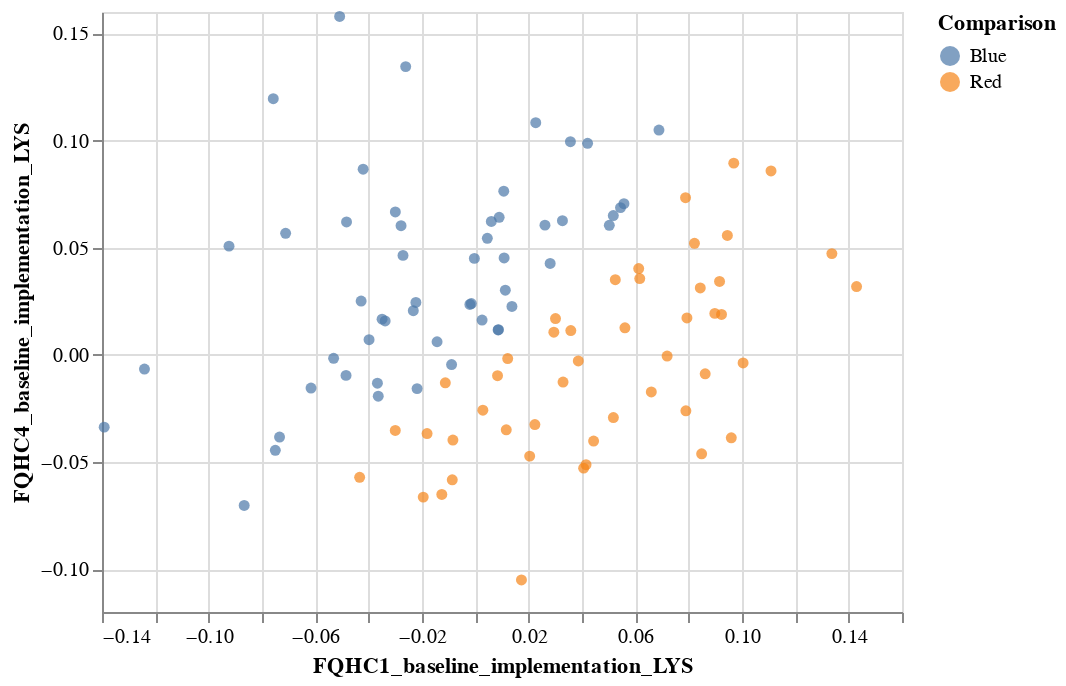

The cell this chart's notebook holds for it:
### Code cell
import altair as alt
import pandas as pd

# Load the CSV file (replace 'your_file.csv' with your actual file name)
data = pd.read_csv("/Users/praveenzirali/active_projects/Book4.csv")

# Create a new column 'Comparison' based on the given conditions
data['Comparison'] = ['Red' if value > 0 else 'Blue' for value in data['FQHC1_baseline_implementation_LYS'] - data['FQHC4_baseline_implementation_LYS']]

# Create the scatter plot
scatter_plot = alt.Chart(data).mark_circle().encode(
    x='FQHC1_baseline_implementation_LYS:Q',
    y='FQHC4_baseline_implementation_LYS:Q',
    color='Comparison:N'
).properties(
    width=400,
    height=300
)

# Display the scatter plot
scatter_plot.show()

### Figure 1 — Vega-Lite specification as saved in the notebook (floating-point values rounded to 4 significant figures)
{"config": {"view": {"continuousWidth": 300, "continuousHeight": 300}}, "data": {"name": "data-ccd055523e0bafc078baea27faf4be93"}, "mark": {"type": "circle"}, "encoding": {"color": {"field": "Comparison", "type": "nominal"}, "x": {"field": "FQHC1_baseline_implementation_LYS", "type": "quantitative"}, "y": {"field": "FQHC4_baseline_implementation_LYS", "type": "quantitative"}}, "height": 300, "width": 400, "$schema": "https://vega.github.io/schema/vega-lite/v5.17.0.json", "datasets": {"data-ccd055523e0bafc078baea27faf4be93": [{"FQHC1_baseline_implementation_LYS": 0.03861, "FQHC1_baseline_implementation_Incremental_cost": -254.5, "FQHC4_baseline_implementation_LYS": -0.002837, "FQHC4_baseline_implementation_Incremental_cost": -43.92, "Comparison": "Red"}, {"FQHC1_baseline_implementation_LYS": -0.02326, "FQHC1_baseline_implementation_Incremental_cost": -228.4, "FQHC4_baseline_implementation_LYS": 0.02063, "FQHC4_baseline_implementation_Incremental_cost": -238.4, "Comparison": "Blue"}, {"FQHC1_baseline_implementation_LYS": 0.07935, "FQHC1_baseline_implementation_Incremental_cost": -264.9, "FQHC4_baseline_implementation_LYS": 0.01721, "FQHC4_baseline_implementation_Incremental_cost": -260.9, "Comparison": "Red"}, {"FQHC1_baseline_implementation_LYS": 0.03565, "FQHC1_baseline_implementation_Incremental_cost": -68.12, "FQHC4_baseline_implementation_LYS": 0.09946, "FQHC4_baseline_implementation_Incremental_cost": -265.5, "Comparison": "Blue"}, {"FQHC1_baseline_implementation_LYS": 0.05445, "FQHC1_baseline_implementation_Incremental_cost": -85.68, "FQHC4_baseline_implementation_LYS": 0.06871, "FQHC4_baseline_implementation_Incremental_cost": -307.7, "Comparison": "Blue"}, {"FQHC1_baseline_implementation_LYS": 0.09158, "FQHC1_baseline_implementation_Incremental_cost": -176.3, "FQHC4_baseline_implementation_LYS": 0.03423, "FQHC4_baseline_implementation_Incremental_cost": -52.27, "Comparison": "Red"}, {"FQHC1_baseline_implementation_LYS": -0.02184, "FQHC1_baseline_implementation_Incremental_cost": -117.8, "FQHC4_baseline_implementation_LYS": -0.01576, "FQHC4_baseline_implementation_Incremental_cost": -32.08, "Comparison": "Blue"}, {"FQHC1_baseline_implementation_LYS": -0.001504, "FQHC1_baseline_implementation_Incremental_cost": -175.1, "FQHC4_baseline_implementation_LYS": 0.02394, "FQHC4_baseline_implementation_Incremental_cost": -262.6, "Comparison": "Blue"}, {"FQHC1_baseline_implementation_LYS": -0.03, "FQHC1_baseline_implementation_Incremental_cost": -47.99, "FQHC4_baseline_implementation_LYS": 0.06668, "FQHC4_baseline_implementation_Incremental_cost": -302.0, "Comparison": "Blue"}, {"FQHC1_baseline_implementation_LYS": -0.01953, "FQHC1_baseline_implementation_Incremental_cost": -118.8, "FQHC4_baseline_implementation_LYS": -0.06639, "FQHC4_baseline_implementation_Incremental_cost": 4.912, "Comparison": "Red"}, {"FQHC1_baseline_implementation_LYS": -0.05314, "FQHC1_baseline_implementation_Incremental_cost": -175.8, "FQHC4_baseline_implementation_LYS": -0.001588, "FQHC4_baseline_implementation_Incremental_cost": -179.0, "Comparison": "Blue"}, {"FQHC1_baseline_implementation_LYS": -0.02612, "FQHC1_baseline_implementation_Incremental_cost": -78.84, "FQHC4_baseline_implementation_LYS": 0.1345, "FQHC4_baseline_implementation_Incremental_cost": -279.1, "Comparison": "Blue"}, {"FQHC1_baseline_implementation_LYS": -0.07342, "FQHC1_baseline_implementation_Incremental_cost": -216.2, "FQHC4_baseline_implementation_LYS": -0.03837, "FQHC4_baseline_implementation_Incremental_cost": -223.4, "Comparison": "Blue"}, {"FQHC1_baseline_implementation_LYS": 0.02233, "FQHC1_baseline_implementation_Incremental_cost": -213.7, "FQHC4_baseline_implementation_LYS": -0.03254, "FQHC4_baseline_implementation_Incremental_cost": -338.2, "Comparison": "Red"}, {"FQHC1_baseline_implementation_LYS": -0.09237, "FQHC1_baseline_implementation_Incremental_cost": -171.0, "FQHC4_baseline_implementation_LYS": 0.05074, "FQHC4_baseline_implementation_Incremental_cost": -242.8, "Comparison": "Blue"}, {"FQHC1_baseline_implementation_LYS": -0.06162, "FQHC1_baseline_implementation_Incremental_cost": -172.4, "FQHC4_baseline_implementation_LYS": -0.01551, "FQHC4_baseline_implementation_Incremental_cost": -155.0, "Comparison": "Blue"}, {"FQHC1_baseline_implementation_LYS": 0.06165, "FQHC1_baseline_implementation_Incremental_cost": -115.5, "FQHC4_baseline_implementation_LYS": 0.03563, "FQHC4_baseline_implementation_Incremental_cost": -222.3, "Comparison": "Red"}, {"FQHC1_baseline_implementation_LYS": 0.0108, "FQHC1_baseline_implementation_Incremental_cost": -204.9, "FQHC4_baseline_implementation_LYS": 0.04524, "FQHC4_baseline_implementation_Incremental_cost": -296.5, "Comparison": "Blue"}, {"FQHC1_baseline_implementation_LYS": 0.008325, "FQHC1_baseline_implementation_Incremental_cost": -152.9, "FQHC4_baseline_implementation_LYS": -0.009711, "FQHC4_baseline_implementation_Incremental_cost": -268.4, "Comparison": "Red"}, {"FQHC1_baseline_implementation_LYS": 0.008538, "FQHC1_baseline_implementation_Incremental_cost": -152.8, "FQHC4_baseline_implementation_LYS": 0.01164, "FQHC4_baseline_implementation_Incremental_cost": -181.3, "Comparison": "Blue"}, {"FQHC1_baseline_implementation_LYS": -0.008904, "FQHC1_baseline_implementation_Incremental_cost": -62.3, "FQHC4_baseline_implementation_LYS": -0.004523, "FQHC4_baseline_implementation_Incremental_cost": -161.7, "Comparison": "Blue"}, {"FQHC1_baseline_implementation_LYS": 0.0329, "FQHC1_baseline_implementation_Incremental_cost": -107.5, "FQHC4_baseline_implementation_LYS": -0.01269, "FQHC4_baseline_implementation_Incremental_cost": -238.6, "Comparison": "Red"}, {"FQHC1_baseline_implementation_LYS": -0.02229, "FQHC1_baseline_implementation_Incremental_cost": -188.5, "FQHC4_baseline_implementation_LYS": 0.02447, "FQHC4_baseline_implementation_Incremental_cost": -276.2, "Comparison": "Blue"}, {"FQHC1_baseline_implementation_LYS": -0.01435, "FQHC1_baseline_implementation_Incremental_cost": -113.5, "FQHC4_baseline_implementation_LYS": 0.006117, "FQHC4_baseline_implementation_Incremental_cost": -315.9, "Comparison": "Blue"}, {"FQHC1_baseline_implementation_LYS": 0.01729, "FQHC1_baseline_implementation_Incremental_cost": -142.0, "FQHC4_baseline_implementation_LYS": -0.105, "FQHC4_baseline_implementation_Incremental_cost": -113.6, "Comparison": "Red"}, {"FQHC1_baseline_implementation_LYS": 0.05173, "FQHC1_baseline_implementation_Incremental_cost": -74.93, "FQHC4_baseline_implementation_LYS": 0.06499, "FQHC4_baseline_implementation_Incremental_cost": -250.7, "Comparison": "Blue"}, {"FQHC1_baseline_implementation_LYS": 0.05249, "FQHC1_baseline_implementation_Incremental_cost": -178.2, "FQHC4_baseline_implementation_LYS": 0.03505, "FQHC4_baseline_implementation_Incremental_cost": -167.0, "Comparison": "Red"}, {"FQHC1_baseline_implementation_LYS": 0.04209, "FQHC1_baseline_implementation_Incremental_cost": -130.0, "FQHC4_baseline_implementation_LYS": 0.0987, "FQHC4_baseline_implementation_Incremental_cost": -131.3, "Comparison": "Blue"}, {"FQHC1_baseline_implementation_LYS": 0.09691, "FQHC1_baseline_implementation_Incremental_cost": -205.8, "FQHC4_baseline_implementation_LYS": 0.08947, "FQHC4_baseline_implementation_Incremental_cost": -284.7, "Comparison": "Red"}, {"FQHC1_baseline_implementation_LYS": 0.01214, "FQHC1_baseline_implementation_Incremental_cost": -207.3, "FQHC4_baseline_implementation_LYS": -0.001737, "FQHC4_baseline_implementation_Incremental_cost": -216.7, "Comparison": "Red"}, {"FQHC1_baseline_implementation_LYS": 0.07882, "FQHC1_baseline_implementation_Incremental_cost": -186.6, "FQHC4_baseline_implementation_LYS": 0.07333, "FQHC4_baseline_implementation_Incremental_cost": -199.7, "Comparison": "Red"}, {"FQHC1_baseline_implementation_LYS": 0.07895, "FQHC1_baseline_implementation_Incremental_cost": -89.13, "FQHC4_baseline_implementation_LYS": -0.02611, "FQHC4_baseline_implementation_Incremental_cost": -268.5, "Comparison": "Red"}, {"FQHC1_baseline_implementation_LYS": 0.08218, "FQHC1_baseline_implementation_Incremental_cost": -200.7, "FQHC4_baseline_implementation_LYS": 0.05206, "FQHC4_baseline_implementation_Incremental_cost": -296.5, "Comparison": "Red"}, {"FQHC1_baseline_implementation_LYS": -0.04849, "FQHC1_baseline_implementation_Incremental_cost": -182.6, "FQHC4_baseline_implementation_LYS": -0.009578, "FQHC4_baseline_implementation_Incremental_cost": -138.5, "Comparison": "Blue"}, {"FQHC1_baseline_implementation_LYS": 0.05609, "FQHC1_baseline_implementation_Incremental_cost": -132.9, "FQHC4_baseline_implementation_LYS": 0.01264, "FQHC4_baseline_implementation_Incremental_cost": -363.5, "Comparison": "Red"}, {"FQHC1_baseline_implementation_LYS": -0.07577, "FQHC1_baseline_implementation_Incremental_cost": -232.6, "FQHC4_baseline_implementation_LYS": 0.1196, "FQHC4_baseline_implementation_Incremental_cost": -223.4, "Comparison": "Blue"}, {"FQHC1_baseline_implementation_LYS": -0.07114, "FQHC1_baseline_implementation_Incremental_cost": -124.7, "FQHC4_baseline_implementation_LYS": 0.05672, "FQHC4_baseline_implementation_Incremental_cost": -199.9, "Comparison": "Blue"}, {"FQHC1_baseline_implementation_LYS": 0.04435, "FQHC1_baseline_implementation_Incremental_cost": -95.05, "FQHC4_baseline_implementation_LYS": -0.04024, "FQHC4_baseline_implementation_Incremental_cost": -134.7, "Comparison": "Red"}, {"FQHC1_baseline_implementation_LYS": 0.08619, "FQHC1_baseline_implementation_Incremental_cost": -218.5, "FQHC4_baseline_implementation_LYS": -0.008832, "FQHC4_baseline_implementation_Incremental_cost": -175.0, "Comparison": "Red"}, {"FQHC1_baseline_implementation_LYS": 0.01066, "FQHC1_baseline_implementation_Incremental_cost": -194.2, "FQHC4_baseline_implementation_LYS": 0.0764, "FQHC4_baseline_implementation_Incremental_cost": -226.5, "Comparison": "Blue"}, {"FQHC1_baseline_implementation_LYS": 0.03006, "FQHC1_baseline_implementation_Incremental_cost": -384.1, "FQHC4_baseline_implementation_LYS": 0.01694, "FQHC4_baseline_implementation_Incremental_cost": -226.4, "Comparison": "Red"}, {"FQHC1_baseline_implementation_LYS": 0.08435, "FQHC1_baseline_implementation_Incremental_cost": -128.3, "FQHC4_baseline_implementation_LYS": 0.03125, "FQHC4_baseline_implementation_Incremental_cost": -204.6, "Comparison": "Red"}, {"FQHC1_baseline_implementation_LYS": -0.03382, "FQHC1_baseline_implementation_Incremental_cost": -162.9, "FQHC4_baseline_implementation_LYS": 0.01582, "FQHC4_baseline_implementation_Incremental_cost": -144.9, "Comparison": "Blue"}, {"FQHC1_baseline_implementation_LYS": -0.0181, "FQHC1_baseline_implementation_Incremental_cost": -86.82, "FQHC4_baseline_implementation_LYS": -0.03674, "FQHC4_baseline_implementation_Incremental_cost": -296.1, "Comparison": "Red"}, {"FQHC1_baseline_implementation_LYS": 0.01373, "FQHC1_baseline_implementation_Incremental_cost": -5.664, "FQHC4_baseline_implementation_LYS": 0.02258, "FQHC4_baseline_implementation_Incremental_cost": -158.2, "Comparison": "Blue"}, {"FQHC1_baseline_implementation_LYS": 0.08487, "FQHC1_baseline_implementation_Incremental_cost": -145.4, "FQHC4_baseline_implementation_LYS": -0.04617, "FQHC4_baseline_implementation_Incremental_cost": -185.5, "Comparison": "Red"}, {"FQHC1_baseline_implementation_LYS": 0.1337, "FQHC1_baseline_implementation_Incremental_cost": -84.31, "FQHC4_baseline_implementation_LYS": 0.04725, "FQHC4_baseline_implementation_Incremental_cost": -257.8, "Comparison": "Red"}, {"FQHC1_baseline_implementation_LYS": 0.01125, "FQHC1_baseline_implementation_Incremental_cost": -154.3, "FQHC4_baseline_implementation_LYS": 0.03016, "FQHC4_baseline_implementation_Incremental_cost": -46.68, "Comparison": "Blue"}, {"FQHC1_baseline_implementation_LYS": 0.02265, "FQHC1_baseline_implementation_Incremental_cost": -98.6, "FQHC4_baseline_implementation_LYS": 0.1084, "FQHC4_baseline_implementation_Incremental_cost": -173.1, "Comparison": "Blue"}, {"FQHC1_baseline_implementation_LYS": 0.04062, "FQHC1_baseline_implementation_Incremental_cost": -86.55, "FQHC4_baseline_implementation_LYS": -0.05287, "FQHC4_baseline_implementation_Incremental_cost": -115.0, "Comparison": "Red"}, {"FQHC1_baseline_implementation_LYS": 0.1109, "FQHC1_baseline_implementation_Incremental_cost": -152.6, "FQHC4_baseline_implementation_LYS": 0.08581, "FQHC4_baseline_implementation_Incremental_cost": -281.7, "Comparison": "Red"}, {"FQHC1_baseline_implementation_LYS": 0.05573, "FQHC1_baseline_implementation_Incremental_cost": -114.0, "FQHC4_baseline_implementation_LYS": 0.07056, "FQHC4_baseline_implementation_Incremental_cost": -323.1, "Comparison": "Blue"}, {"FQHC1_baseline_implementation_LYS": 0.02611, "FQHC1_baseline_implementation_Incremental_cost": -93.54, "FQHC4_baseline_implementation_LYS": 0.06054, "FQHC4_baseline_implementation_Incremental_cost": -274.0, "Comparison": "Blue"}, {"FQHC1_baseline_implementation_LYS": -0.01258, "FQHC1_baseline_implementation_Incremental_cost": -102.5, "FQHC4_baseline_implementation_LYS": -0.06516, "FQHC4_baseline_implementation_Incremental_cost": -184.8, "Comparison": "Red"}, {"FQHC1_baseline_implementation_LYS": -0.03672, "FQHC1_baseline_implementation_Incremental_cost": -183.7, "FQHC4_baseline_implementation_LYS": -0.01323, "FQHC4_baseline_implementation_Incremental_cost": -178.7, "Comparison": "Blue"}, {"FQHC1_baseline_implementation_LYS": 0.002531, "FQHC1_baseline_implementation_Incremental_cost": -202.7, "FQHC4_baseline_implementation_LYS": 0.01624, "FQHC4_baseline_implementation_Incremental_cost": -37.13, "Comparison": "Blue"}, {"FQHC1_baseline_implementation_LYS": 0.02806, "FQHC1_baseline_implementation_Incremental_cost": -149.9, "FQHC4_baseline_implementation_LYS": 0.04265, "FQHC4_baseline_implementation_Incremental_cost": -149.6, "Comparison": "Blue"}, {"FQHC1_baseline_implementation_LYS": 0.09451, "FQHC1_baseline_implementation_Incremental_cost": -143.0, "FQHC4_baseline_implementation_LYS": 0.05574, "FQHC4_baseline_implementation_Incremental_cost": -120.2, "Comparison": "Red"}, {"FQHC1_baseline_implementation_LYS": 0.0358, "FQHC1_baseline_implementation_Incremental_cost": -129.7, "FQHC4_baseline_implementation_LYS": 0.01134, "FQHC4_baseline_implementation_Incremental_cost": -149.2, "Comparison": "Red"}, {"FQHC1_baseline_implementation_LYS": 0.04151, "FQHC1_baseline_implementation_Incremental_cost": -68.46, "FQHC4_baseline_implementation_LYS": -0.05126, "FQHC4_baseline_implementation_Incremental_cost": -168.6, "Comparison": "Red"}, {"FQHC1_baseline_implementation_LYS": 0.07192, "FQHC1_baseline_implementation_Incremental_cost": -234.2, "FQHC4_baseline_implementation_LYS": -0.0005603, "FQHC4_baseline_implementation_Incremental_cost": -299.9, "Comparison": "Red"}, {"FQHC1_baseline_implementation_LYS": 0.143, "FQHC1_baseline_implementation_Incremental_cost": -83.97, "FQHC4_baseline_implementation_LYS": 0.03188, "FQHC4_baseline_implementation_Incremental_cost": -94.94, "Comparison": "Red"}, {"FQHC1_baseline_implementation_LYS": -0.02786, "FQHC1_baseline_implementation_Incremental_cost": -136.2, "FQHC4_baseline_implementation_LYS": 0.06029, "FQHC4_baseline_implementation_Incremental_cost": -193.8, "Comparison": "Blue"}, {"FQHC1_baseline_implementation_LYS": -0.04283, "FQHC1_baseline_implementation_Incremental_cost": -104.5, "FQHC4_baseline_implementation_LYS": 0.02511, "FQHC4_baseline_implementation_Incremental_cost": -91.45, "Comparison": "Blue"}, {"FQHC1_baseline_implementation_LYS": 0.03266, "FQHC1_baseline_implementation_Incremental_cost": -99.05, "FQHC4_baseline_implementation_LYS": 0.06258, "FQHC4_baseline_implementation_Incremental_cost": -182.9, "Comparison": "Blue"}, {"FQHC1_baseline_implementation_LYS": -0.008647, "FQHC1_baseline_implementation_Incremental_cost": -154.1, "FQHC4_baseline_implementation_LYS": -0.05832, "FQHC4_baseline_implementation_Incremental_cost": -203.1, "Comparison": "Red"}, {"FQHC1_baseline_implementation_LYS": -0.07501, "FQHC1_baseline_implementation_Incremental_cost": -176.3, "FQHC4_baseline_implementation_LYS": -0.04452, "FQHC4_baseline_implementation_Incremental_cost": -153.0, "Comparison": "Blue"}, {"FQHC1_baseline_implementation_LYS": 0.008941, "FQHC1_baseline_implementation_Incremental_cost": -64.26, "FQHC4_baseline_implementation_LYS": 0.0642, "FQHC4_baseline_implementation_Incremental_cost": -275.9, "Comparison": "Blue"}, {"FQHC1_baseline_implementation_LYS": -0.03641, "FQHC1_baseline_implementation_Incremental_cost": -209.2, "FQHC4_baseline_implementation_LYS": -0.01931, "FQHC4_baseline_implementation_Incremental_cost": -382.6, "Comparison": "Blue"}, {"FQHC1_baseline_implementation_LYS": 0.02944, "FQHC1_baseline_implementation_Incremental_cost": -188.0, "FQHC4_baseline_implementation_LYS": 0.01055, "FQHC4_baseline_implementation_Incremental_cost": -172.3, "Comparison": "Red"}, {"FQHC1_baseline_implementation_LYS": 0.002826, "FQHC1_baseline_implementation_Incremental_cost": -102.3, "FQHC4_baseline_implementation_LYS": -0.0258, "FQHC4_baseline_implementation_Incremental_cost": -207.9, "Comparison": "Red"}, {"FQHC1_baseline_implementation_LYS": 0.0116, "FQHC1_baseline_implementation_Incremental_cost": -116.9, "FQHC4_baseline_implementation_LYS": -0.03497, "FQHC4_baseline_implementation_Incremental_cost": -145.7, "Comparison": "Red"}, {"FQHC1_baseline_implementation_LYS": -0.002049, "FQHC1_baseline_implementation_Incremental_cost": -224.7, "FQHC4_baseline_implementation_LYS": 0.02354, "FQHC4_baseline_implementation_Incremental_cost": -154.0, "Comparison": "Blue"}, {"FQHC1_baseline_implementation_LYS": -0.0483, "FQHC1_baseline_implementation_Incremental_cost": -51.37, "FQHC4_baseline_implementation_LYS": 0.06202, "FQHC4_baseline_implementation_Incremental_cost": -101.5, "Comparison": "Blue"}, {"FQHC1_baseline_implementation_LYS": 0.005997, "FQHC1_baseline_implementation_Incremental_cost": -155.9, "FQHC4_baseline_implementation_LYS": 0.06225, "FQHC4_baseline_implementation_Incremental_cost": -312.0, "Comparison": "Blue"}, {"FQHC1_baseline_implementation_LYS": -0.03498, "FQHC1_baseline_implementation_Incremental_cost": -158.8, "FQHC4_baseline_implementation_LYS": 0.01667, "FQHC4_baseline_implementation_Incremental_cost": -281.5, "Comparison": "Blue"}, {"FQHC1_baseline_implementation_LYS": 0.05176, "FQHC1_baseline_implementation_Incremental_cost": -172.4, "FQHC4_baseline_implementation_LYS": -0.02924, "FQHC4_baseline_implementation_Incremental_cost": -180.4, "Comparison": "Red"}, {"FQHC1_baseline_implementation_LYS": 0.02038, "FQHC1_baseline_implementation_Incremental_cost": -232.4, "FQHC4_baseline_implementation_LYS": -0.04725, "FQHC4_baseline_implementation_Incremental_cost": -184.3, "Comparison": "Red"}, {"FQHC1_baseline_implementation_LYS": -0.03002, "FQHC1_baseline_implementation_Incremental_cost": -122.1, "FQHC4_baseline_implementation_LYS": -0.03529, "FQHC4_baseline_implementation_Incremental_cost": -98.01, "Comparison": "Red"}, {"FQHC1_baseline_implementation_LYS": -0.04338, "FQHC1_baseline_implementation_Incremental_cost": -95.08, "FQHC4_baseline_implementation_LYS": -0.05712, "FQHC4_baseline_implementation_Incremental_cost": -179.9, "Comparison": "Red"}, {"FQHC1_baseline_implementation_LYS": -0.1241, "FQHC1_baseline_implementation_Incremental_cost": -164.8, "FQHC4_baseline_implementation_LYS": -0.006611, "FQHC4_baseline_implementation_Incremental_cost": -280.5, "Comparison": "Blue"}, {"FQHC1_baseline_implementation_LYS": -0.01125, "FQHC1_baseline_implementation_Incremental_cost": -202.2, "FQHC4_baseline_implementation_LYS": -0.01302, "FQHC4_baseline_implementation_Incremental_cost": -222.8, "Comparison": "Red"}, {"FQHC1_baseline_implementation_LYS": -0.03985, "FQHC1_baseline_implementation_Incremental_cost": -106.7, "FQHC4_baseline_implementation_LYS": 0.007059, "FQHC4_baseline_implementation_Incremental_cost": -214.1, "Comparison": "Blue"}, {"FQHC1_baseline_implementation_LYS": -0.04208, "FQHC1_baseline_implementation_Incremental_cost": -68.44, "FQHC4_baseline_implementation_LYS": 0.08666, "FQHC4_baseline_implementation_Incremental_cost": -171.5, "Comparison": "Blue"}, {"FQHC1_baseline_implementation_LYS": -0.02712, "FQHC1_baseline_implementation_Incremental_cost": -111.9, "FQHC4_baseline_implementation_LYS": 0.04642, "FQHC4_baseline_implementation_Incremental_cost": -363.1, "Comparison": "Blue"}, {"FQHC1_baseline_implementation_LYS": 0.1004, "FQHC1_baseline_implementation_Incremental_cost": -166.4, "FQHC4_baseline_implementation_LYS": -0.003787, "FQHC4_baseline_implementation_Incremental_cost": -123.9, "Comparison": "Red"}, {"FQHC1_baseline_implementation_LYS": -0.08668, "FQHC1_baseline_implementation_Incremental_cost": -114.9, "FQHC4_baseline_implementation_LYS": -0.07027, "FQHC4_baseline_implementation_Incremental_cost": -130.9, "Comparison": "Blue"}, {"FQHC1_baseline_implementation_LYS": 0.06599, "FQHC1_baseline_implementation_Incremental_cost": -237.6, "FQHC4_baseline_implementation_LYS": -0.01733, "FQHC4_baseline_implementation_Incremental_cost": -300.8, "Comparison": "Red"}, {"FQHC1_baseline_implementation_LYS": 0.08981, "FQHC1_baseline_implementation_Incremental_cost": -283.5, "FQHC4_baseline_implementation_LYS": 0.01936, "FQHC4_baseline_implementation_Incremental_cost": -111.6, "Comparison": "Red"}, {"FQHC1_baseline_implementation_LYS": 0.06126, "FQHC1_baseline_implementation_Incremental_cost": -95.32, "FQHC4_baseline_implementation_LYS": 0.04026, "FQHC4_baseline_implementation_Incremental_cost": -271.3, "Comparison": "Red"}, {"FQHC1_baseline_implementation_LYS": 0.004496, "FQHC1_baseline_implementation_Incremental_cost": -138.0, "FQHC4_baseline_implementation_LYS": 0.0544, "FQHC4_baseline_implementation_Incremental_cost": -279.1, "Comparison": "Blue"}, {"FQHC1_baseline_implementation_LYS": -0.05088, "FQHC1_baseline_implementation_Incremental_cost": -230.8, "FQHC4_baseline_implementation_LYS": 0.1579, "FQHC4_baseline_implementation_Incremental_cost": -193.2, "Comparison": "Blue"}, {"FQHC1_baseline_implementation_LYS": -0.0003664, "FQHC1_baseline_implementation_Incremental_cost": -225.8, "FQHC4_baseline_implementation_LYS": 0.04502, "FQHC4_baseline_implementation_Incremental_cost": -190.8, "Comparison": "Blue"}, {"FQHC1_baseline_implementation_LYS": 0.09598, "FQHC1_baseline_implementation_Incremental_cost": -249.3, "FQHC4_baseline_implementation_LYS": -0.0387, "FQHC4_baseline_implementation_Incremental_cost": -68.44, "Comparison": "Red"}, {"FQHC1_baseline_implementation_LYS": 0.06886, "FQHC1_baseline_implementation_Incremental_cost": -159.5, "FQHC4_baseline_implementation_LYS": 0.1049, "FQHC4_baseline_implementation_Incremental_cost": -193.4, "Comparison": "Blue"}, {"FQHC1_baseline_implementation_LYS": 0.008676, "FQHC1_baseline_implementation_Incremental_cost": -120.7, "FQHC4_baseline_implementation_LYS": 0.01173, "FQHC4_baseline_implementation_Incremental_cost": -144.0, "Comparison": "Blue"}, {"FQHC1_baseline_implementation_LYS": 0.05024, "FQHC1_baseline_implementation_Incremental_cost": -135.8, "FQHC4_baseline_implementation_LYS": 0.06044, "FQHC4_baseline_implementation_Incremental_cost": -236.0, "Comparison": "Blue"}, {"FQHC1_baseline_implementation_LYS": -0.008411, "FQHC1_baseline_implementation_Incremental_cost": -179.0, "FQHC4_baseline_implementation_LYS": -0.03977, "FQHC4_baseline_implementation_Incremental_cost": -145.3, "Comparison": "Red"}, {"FQHC1_baseline_implementation_LYS": 0.09232, "FQHC1_baseline_implementation_Incremental_cost": -194.7, "FQHC4_baseline_implementation_LYS": 0.01885, "FQHC4_baseline_implementation_Incremental_cost": -293.3, "Comparison": "Red"}, {"FQHC1_baseline_implementation_LYS": -0.1392, "FQHC1_baseline_implementation_Incremental_cost": -174.2, "FQHC4_baseline_implementation_LYS": -0.03373, "FQHC4_baseline_implementation_Incremental_cost": -338.3, "Comparison": "Blue"}]}}
